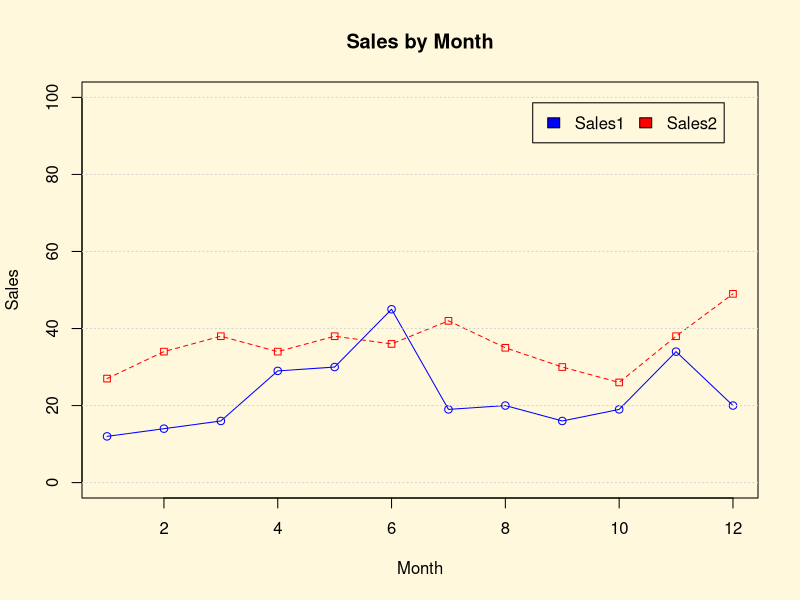

The R source for this figure:
sales1<-c(12,14,16,29,30,45,19,20,16, 19, 34, 20)
sales2<-rpois(12,34) # random numbers, Poisson distribution, mean at 34, 12 numbers
par(bg="cornsilk")
plot(sales1, col="blue", type="o", ylim=c(0,100), xlab="Month", ylab="Sales" )
title(main="Sales by Month")
lines(sales2, type="o", pch=22, lty=2, col="red")
grid(nx=NA, ny=NULL)
legend("topright", inset=.05, c("Sales1","Sales2"), fill=c("blue","red"), horiz=TRUE)
